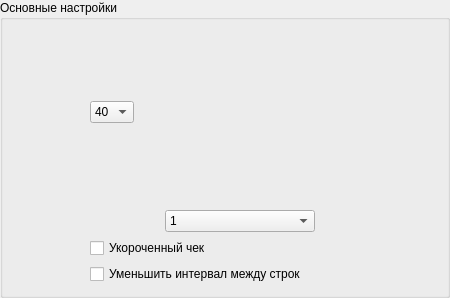
                          <widget class="QGroupBox" name="gbxAdminTotalPrinterParam">
                            <property name="minimumSize">
                              <size>
                                <width>450</width>
                                <height>0</height>
                              </size>
                            </property>
                            <property name="maximumSize">
                              <size>
                                <width>450</width>
                                <height>16777215</height>
                              </size>
                            </property>
                            <property name="title">
                              <string>Основные настройки</string>
                            </property>
                            <layout class="QVBoxLayout" name="verticalLayout_26">
                              <property name="topMargin">
                                <number>6</number>
                              </property>
                              <item>
                                <layout class="QGridLayout" name="gridLayout_11">
                                  <property name="verticalSpacing">
                                    <number>6</number>
                                  </property>
                                  <item row="2" column="0">
                                    <layout class="QHBoxLayout" name="horizontalLayout_18">
                                      <property name="margin" stdset="0">
                                        <number>0</number>
                                      </property>
                                      <item>
                                        <layout class="QGridLayout" name="gridLayout_5">
                                          <property name="rightMargin">
                                            <number>20</number>
                                          </property>
                                          <item row="2" column="1">
                                            <layout class="QVBoxLayout" name="verticalLayout_28">
                                              <property name="spacing">
                                                <number>0</number>
                                              </property>
                                              <item>
                                                <layout class="QHBoxLayout"
                                                  name="horizontalLayout_34">
                                                  <item>
                                                    <widget class="QComboBox"
                                                      name="cbxAdminLeftMarginCheck">
                                                      <property name="maximumSize">
                                                        <size>
                                                          <width>150</width>
                                                          <height>16777215</height>
                                                        </size>
                                                      </property>
                                                      <item>
                                                        <property name="text">
                                                          <string>1</string>
                                                        </property>
                                                      </item>
                                                      <item>
                                                        <property name="text">
                                                          <string>2</string>
                                                        </property>
                                                      </item>
                                                      <item>
                                                        <property name="text">
                                                          <string>3</string>
                                                        </property>
                                                      </item>
                                                      <item>
                                                        <property name="text">
                                                          <string>4</string>
                                                        </property>
                                                      </item>
                                                      <item>
                                                        <property name="text">
                                                          <string>5</string>
                                                        </property>
                                                      </item>
                                                      <item>
                                                        <property name="text">
                                                          <string>8</string>
                                                        </property>
                                                      </item>
                                                      <item>
                                                        <property name="text">
                                                          <string>10</string>
                                                        </property>
                                                      </item>
                                                      <item>
                                                        <property name="text">
                                                          <string>13</string>
                                                        </property>
                                                      </item>
                                                      <item>
                                                        <property name="text">
                                                          <string>15</string>
                                                        </property>
                                                      </item>
                                                      <item>
                                                        <property name="text">
                                                          <string>18</string>
                                                        </property>
                                                      </item>
                                                      <item>
                                                        <property name="text">
                                                          <string>20</string>
                                                        </property>
                                                      </item>
                                                      <item>
                                                        <property name="text">
                                                          <string>25</string>
                                                        </property>
                                                      </item>
                                                      <item>
                                                        <property name="text">
                                                          <string>28</string>
                                                        </property>
                                                      </item>
                                                      <item>
                                                        <property name="text">
                                                          <string>30</string>
                                                        </property>
                                                      </item>
                                                      <item>
                                                        <property name="text">
                                                          <string>35</string>
                                                        </property>
                                                      </item>
                                                      <item>
                                                        <property name="text">
                                                          <string>40</string>
                                                        </property>
                                                      </item>
                                                    </widget>
                                                  </item>
                                                </layout>
                                              </item>
                                            </layout>
                                          </item>
                                          <item row="0" column="0">
                                            <layout class="QVBoxLayout" name="verticalLayout_27">
                                              <property name="spacing">
                                                <number>0</number>
                                              </property>
                                              <item>
                                                <spacer name="verticalSpacer_16">
                                                  <property name="orientation">
                                                    <enum>Qt::Vertical</enum>
                                                  </property>
                                                  <property name="sizeHint" stdset="0">
                                                    <size>
                                                      <width>20</width>
                                                      <height>40</height>
                                                    </size>
                                                  </property>
                                                </spacer>
                                              </item>
                                              <item>
                                                <layout class="QHBoxLayout"
                                                  name="horizontalLayout_37">
                                                  <property name="topMargin">
                                                    <number>0</number>
                                                  </property>
                                                  <item>
                                                    <widget class="QLabel" name="lblAdminWidthCheck">
                                                      <property name="minimumSize">
                                                        <size>
                                                          <width>0</width>
                                                          <height>35</height>
                                                        </size>
                                                      </property>
                                                      <property name="maximumSize">
                                                        <size>
                                                          <width>100</width>
                                                          <height>35</height>
                                                        </size>
                                                      </property>
                                                      <property name="text">
                                                        <string />
                                                      </property>
                                                      <property name="pixmap">
                                                        <pixmap resource="../../ekiosk.qrc">
                                                          :/assets/icons/admin_15.png</pixmap>
                                                      </property>
                                                      <property name="scaledContents">
                                                        <bool>true</bool>
                                                      </property>
                                                      <property name="alignment">
                                                        <set>Qt::AlignCenter</set>
                                                      </property>
                                                    </widget>
                                                  </item>
                                                </layout>
                                              </item>
                                              <item>
                                                <layout class="QHBoxLayout"
                                                  name="horizontalLayout_35">
                                                  <property name="topMargin">
                                                    <number>0</number>
                                                  </property>
                                                  <item>
                                                    <widget class="QComboBox"
                                                      name="cbxAdminWidthCheck">
                                                      <property name="maximumSize">
                                                        <size>
                                                          <width>90</width>
                                                          <height>16777215</height>
                                                        </size>
                                                      </property>
                                                      <item>
                                                        <property name="text">
                                                          <string>40</string>
                                                        </property>
                                                      </item>
                                                      <item>
                                                        <property name="text">
                                                          <string>80</string>
                                                        </property>
                                                      </item>
                                                    </widget>
                                                  </item>
                                                </layout>
                                              </item>
                                              <item>
                                                <spacer name="verticalSpacer_15">
                                                  <property name="orientation">
                                                    <enum>Qt::Vertical</enum>
                                                  </property>
                                                  <property name="sizeHint" stdset="0">
                                                    <size>
                                                      <width>20</width>
                                                      <height>40</height>
                                                    </size>
                                                  </property>
                                                </spacer>
                                              </item>
                                            </layout>
                                          </item>
                                          <item row="0" column="1">
                                            <widget class="QLabel" name="label">
                                              <property name="maximumSize">
                                                <size>
                                                  <width>230</width>
                                                  <height>280</height>
                                                </size>
                                              </property>
                                              <property name="text">
                                                <string />
                                              </property>
                                              <property name="pixmap">
                                                <pixmap resource="../../ekiosk.qrc">
                                                  :/assets/icons/admin_receipt.png</pixmap>
                                              </property>
                                              <property name="scaledContents">
                                                <bool>true</bool>
                                              </property>
                                            </widget>
                                          </item>
                                          <item row="1" column="1">
                                            <layout class="QHBoxLayout" name="horizontalLayout_38">
                                              <item>
                                                <widget class="QLabel"
                                                  name="lblAdminLeftMarginCheck">
                                                  <property name="minimumSize">
                                                    <size>
                                                      <width>200</width>
                                                      <height>35</height>
                                                    </size>
                                                  </property>
                                                  <property name="maximumSize">
                                                    <size>
                                                      <width>200</width>
                                                      <height>35</height>
                                                    </size>
                                                  </property>
                                                  <property name="text">
                                                    <string />
                                                  </property>
                                                  <property name="pixmap">
                                                    <pixmap resource="../../ekiosk.qrc">
                                                      :/assets/icons/admin_15.png</pixmap>
                                                  </property>
                                                  <property name="scaledContents">
                                                    <bool>true</bool>
                                                  </property>
                                                  <property name="alignment">
                                                    <set>Qt::AlignCenter</set>
                                                  </property>
                                                </widget>
                                              </item>
                                            </layout>
                                          </item>
                                        </layout>
                                      </item>
                                    </layout>
                                  </item>
                                  <item row="3" column="0">
                                    <widget class="QCheckBox" name="chbxAdminSmallCheck">
                                      <property name="text">
                                        <string>Укороченный чек</string>
                                      </property>
                                    </widget>
                                  </item>
                                  <item row="4" column="0">
                                    <widget class="QCheckBox" name="chbxAdminSmallLineText">
                                      <property name="text">
                                        <string>Уменьшить интервал между строк</string>
                                      </property>
                                    </widget>
                                  </item>
                                </layout>
                              </item>
                            </layout>
                          </widget>
